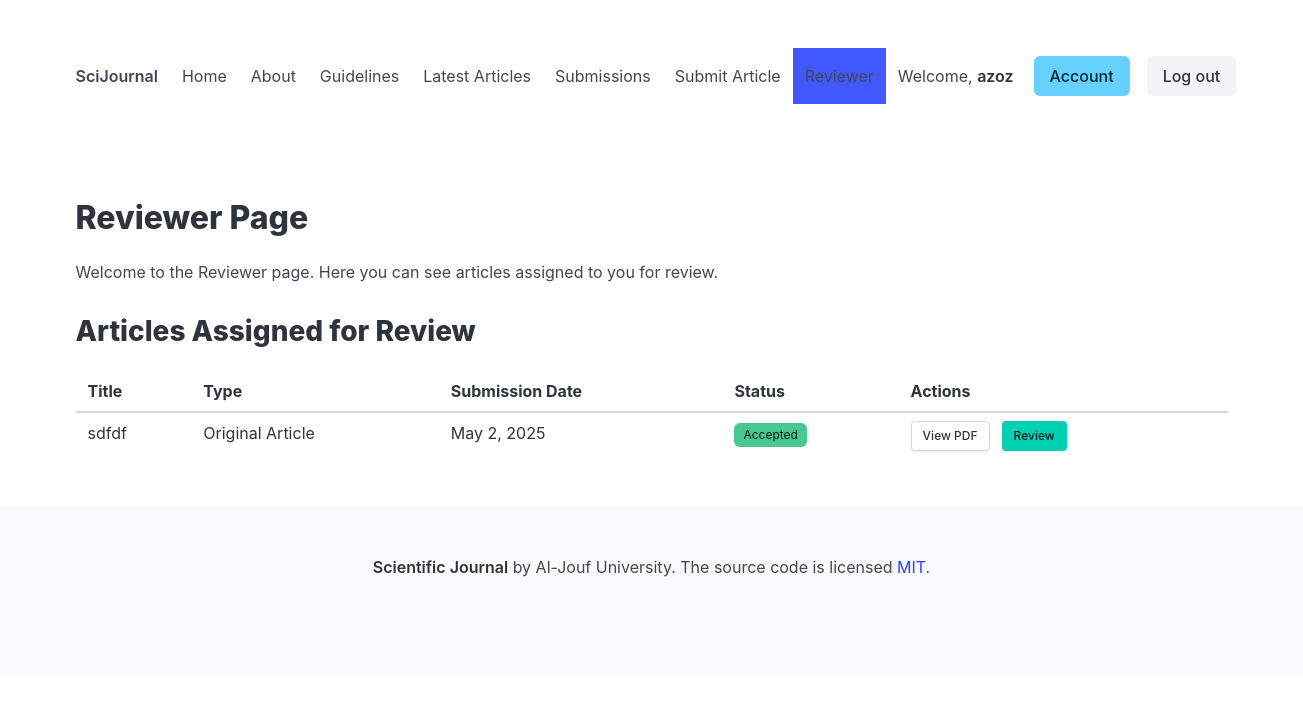
The page /reviewer/ (signed in) on the database as committed earlier.
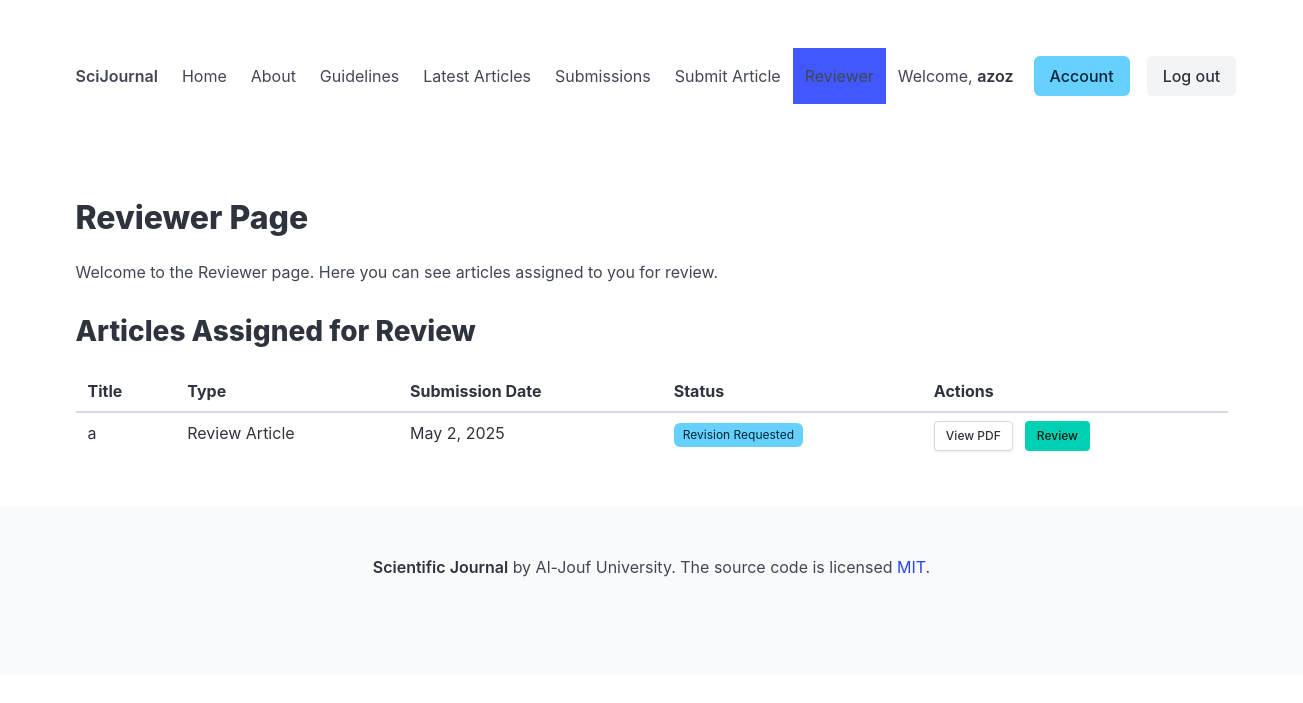
The same page on the database as committed later.
### journal/models.py (models this page shows, shortened)
class Article(models.Model):
    ARTICLE_TYPE_CHOICES = [
        ('original', 'Original Article'),
        ('review', 'Review Article'),
    ]
    DECISION_CHOICES = [
        ('accepted', 'Accepted'),
        ('under_review', 'Under review'),
        ('revision_requested', 'Revision Requested'),
        ('rejected', 'Rejected'),
        ('withdrawn', 'Withdrawn'),
    ]
    title = models.CharField(max_length=255)
    author = models.ForeignKey(User, on_delete=models.CASCADE, related_name='articles')
    type = models.CharField(max_length=20, choices=ARTICLE_TYPE_CHOICES)
    abstract = models.TextField(blank=True, null=True)
    keywords = models.CharField(max_length=255, blank=True, null=True)
    authors = models.CharField(max_length=255, blank=True, null=True)
    pdf_file = models.FileField(upload_to='article_pdfs/', null=True, blank=True, help_text="Upload your article as a PDF file")
    submission_date = models.DateField()
    acceptance_date = models.DateField(null=True, blank=True)
    publication_date = models.DateField(null=True, blank=True)
    decision = models.CharField(max_length=20, choices=DECISION_CHOICES, default='under_review')
    reviewers = models.ManyToManyField(User, through='Review', related_name='reviewing_articles')

### journal/views.py (the view)
# urls.py: path('reviewer/', views.reviewer_page, name='reviewer_page'),
@login_required
def reviewer_page(request):
    if request.user.is_staff or request.user.is_superuser:
        messages.error(request, "This page is not available for admin users.")
        return redirect('admin_page')
    assigned_articles = Article.objects.filter(reviewers=request.user).order_by('-submission_date').distinct()
    return render(request, 'journal/reviewer.html', {'assigned_articles': assigned_articles})

### journal/templates/journal/reviewer.html (shortened to what this page needs)
{% extends 'journal/base.html' %}
{% block content %}
<h1 class="title">Reviewer Page</h1>
<div class="content">
    <p>Welcome to the Reviewer page. Here you can see articles assigned to you for review.</p>
    {% if assigned_articles %}
        <h2 class="subtitle">Articles Assigned for Review</h2>
        <div class="table-container">
            <table class="table is-striped is-fullwidth">
                <thead>
                    <tr>
                        <th>Title</th>
                        <th>Type</th>
                        <th>Submission Date</th>
                        <th>Status</th>
                        <th>Actions</th>
                    </tr>
                </thead>
                <tbody>
                    {% for article in assigned_articles %}
                    <tr>
                        <td>{{ article.title }}</td>
                        <td>{{ article.get_type_display }}</td>
                        <td>{{ article.submission_date }}</td>
                        <td>
                            <span class="tag
                                {% if article.decision == 'accepted' %}is-success
                                {% elif article.decision == 'rejected' %}is-danger
                                {% elif article.decision == 'withdrawn' %}is-warning
                                {% else %}is-info{% endif %}">
                                {{ article.get_decision_display }}
                            </span>
                        </td>
                        <td>
                            <div class="buttons">
                                {% if article.pdf_file %}
                                    <a href="{{ article.pdf_file.url }}" class="button is-small" target="_blank">
                                        View PDF
                                    </a>
                                {% endif %}
                                <a href="{% url 'review_article' article.id %}" class="button is-primary is-small">
                                    Review
                                </a>
                            </div>
                        </td>
                    </tr>
                    {% endfor %}
                </tbody>
            </table>
        </div>
    {% else %}
        <div class="notification is-info">
            You don't have any articles assigned for review at this time.
        </div>
    {% endif %}
</div>
{% endblock %}

Rows that differ between the two databases and show on the page:
changed Article: title "sdfdf" → "a"; type "Original Article" → "Review Article"; decision "Accepted" → "Revision Requested"
